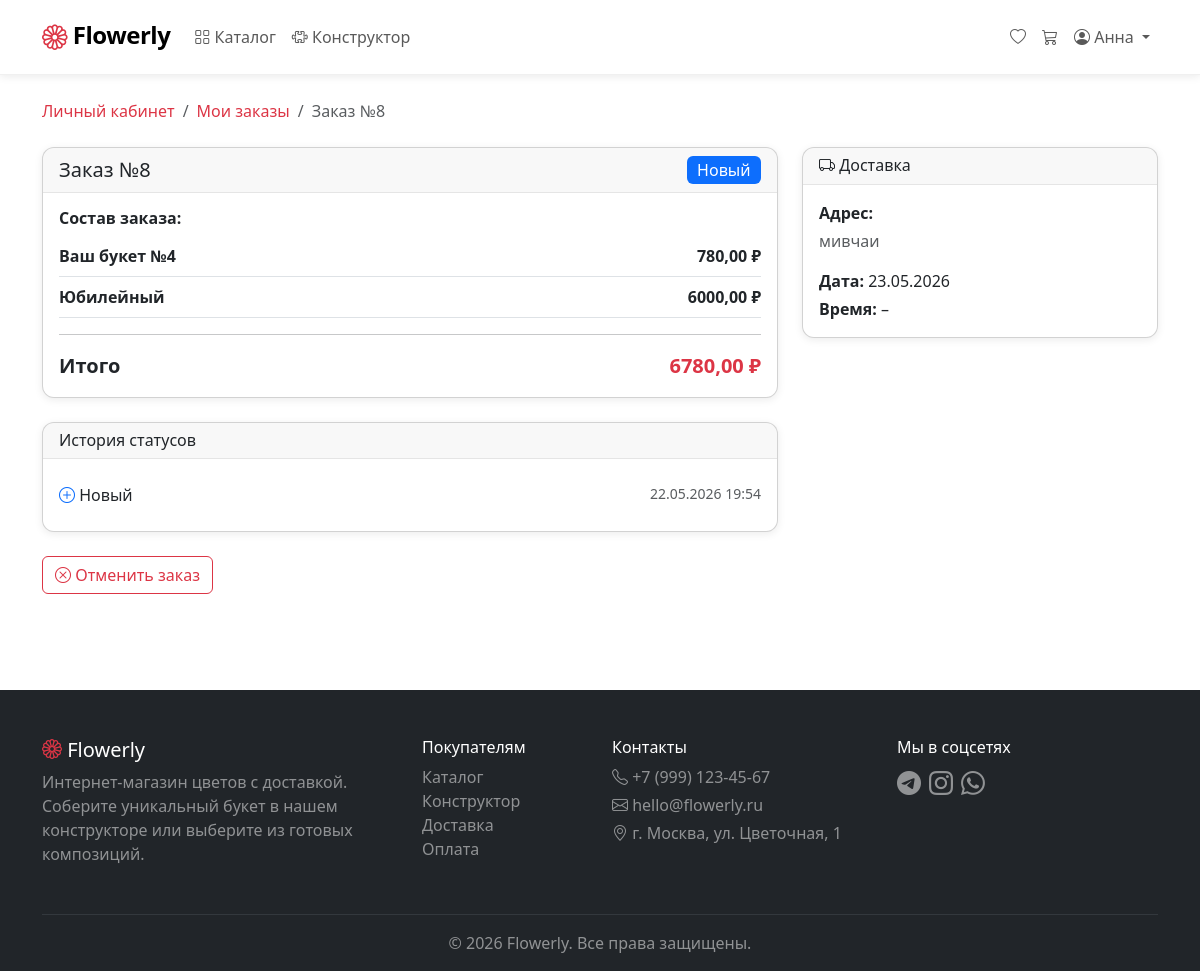
Page /profile/orders/8/ (signed in) on the committed database.
### FlowerlyApp/models.py (models this page shows, shortened)
class User(AbstractUser):
    username = None
    email = models.EmailField('Email', unique=True)
    phone = models.CharField('Телефон', max_length=20, blank=True)
    default_address = models.TextField('Адрес по умолчанию', blank=True)
    avatar = models.ImageField('Аватар', upload_to='avatars/', blank=True)
    is_florist = models.BooleanField('Флорист', default=False)
    created_at = models.DateTimeField('Дата регистрации', auto_now_add=True)
    USERNAME_FIELD = 'email'
    REQUIRED_FIELDS = ['first_name', 'last_name']
    objects = UserManager()
    class Meta:
        verbose_name = 'Пользователь'
        verbose_name_plural = 'Пользователи'

class Order(models.Model):
    STATUS_CHOICES = [
        ('new', 'Новый'),
        ('confirmed', 'Принят'),
        ('assembling', 'Собирается'),
        ('ready', 'Готов'),
        ('in_delivery', 'В доставке'),
        ('delivered', 'Доставлен'),
        ('cancelled', 'Отменён'),
    ]
    ALLOWED_TRANSITIONS = {
        'new': ['confirmed', 'cancelled'],
        'confirmed': ['assembling', 'cancelled'],
        'assembling': ['ready'],
        'ready': ['in_delivery'],
        'in_delivery': ['delivered'],
    }
    user = models.ForeignKey(settings.AUTH_USER_MODEL, on_delete=models.CASCADE)
    status = models.CharField('Статус', max_length=20, choices=STATUS_CHOICES, default='new')
    address = models.TextField('Адрес доставки')
    delivery_date = models.DateField('Дата доставки')
    delivery_time_slot = models.CharField('Слот доставки', max_length=20, choices=[
    ('9-12', '09:00 – 12:00'),
    ('12-15', '12:00 – 15:00'),
    ('15-18', '15:00 – 18:00'),
    ('18-21', '18:00 – 21:00'),
    ], default='9-12')
    comment = models.TextField('Комментарий', blank=True)
    promo_code = models.ForeignKey(PromoCode, on_delete=models.SET_NULL, null=True, blank=True)
    discount_amount = models.DecimalField('Скидка', max_digits=10, decimal_places=2, default=0)
    total_price = models.DecimalField('Итоговая сумма', max_digits=10, decimal_places=2)
    created_at = models.DateTimeField(auto_now_add=True)
    updated_at = models.DateTimeField(auto_now=True)
    class Meta:
        verbose_name = 'Заказ'
        verbose_name_plural = 'Заказы'
        ordering = ['-created_at']
    def can_be_cancelled(self):
        return self.status in ['new', 'confirmed']

class OrderItem(models.Model):
    order = models.ForeignKey(Order, on_delete=models.CASCADE, related_name='items')
    ready_bouquet = models.ForeignKey(ReadyBouquet, on_delete=models.SET_NULL, null=True, blank=True)
    custom_bouquet = models.ForeignKey(CustomBouquet, on_delete=models.SET_NULL, null=True, blank=True)
    quantity = models.PositiveIntegerField('Количество', default=1)
    price = models.DecimalField('Цена', max_digits=10, decimal_places=2)
    class Meta:
        verbose_name = 'Позиция заказа'
        verbose_name_plural = 'Позиции заказа'
    def get_name(self):
        if self.ready_bouquet:
            return self.ready_bouquet.name
        return f"Ваш букет №{self.custom_bouquet.id}"

class CustomBouquet(models.Model):
    user = models.ForeignKey(settings.AUTH_USER_MODEL, on_delete=models.CASCADE)
    total_price = models.DecimalField('Итоговая цена', max_digits=10, decimal_places=2)
    notes = models.TextField('Пожелания флористу', blank=True)
    created_at = models.DateTimeField(auto_now_add=True)
    class Meta:
        verbose_name = 'Собранный букет'
        verbose_name_plural = 'Собранные букеты'

class ReadyBouquet(models.Model):
    name = models.CharField('Название', max_length=200)
    slug = models.SlugField(unique=True)
    description = models.TextField('Описание')
    price = models.DecimalField('Цена', max_digits=10, decimal_places=2)
    image = models.ImageField('Главное фото', upload_to='bouquets/')
    available = models.BooleanField('В наличии', default=True)
    is_hit = models.BooleanField('Хит продаж', default=False)
    occasion = models.ForeignKey(Occasion, on_delete=models.SET_NULL, null=True, blank=True)
    color_palette = models.ForeignKey(ColorPalette, on_delete=models.SET_NULL, null=True, blank=True)
    created_at = models.DateTimeField(auto_now_add=True)
    class Meta:
        verbose_name = 'Готовый букет'
        verbose_name_plural = 'Готовые букеты'

class OrderStatusHistory(models.Model):
    order = models.ForeignKey(Order, on_delete=models.CASCADE, related_name='status_history')
    status = models.CharField('Статус', max_length=20, choices=Order.STATUS_CHOICES)
    changed_by = models.ForeignKey(settings.AUTH_USER_MODEL, on_delete=models.SET_NULL, null=True)
    changed_at = models.DateTimeField(auto_now_add=True)
    class Meta:
        verbose_name = 'История статуса'
        verbose_name_plural = 'История статусов'
        ordering = ['changed_at']

### FlowerlyApp/views.py (the view)
# urls.py: path('profile/orders/<int:order_id>/', views.order_detail, name='order_detail'),
@login_required
def order_detail(request, order_id):
    order = get_object_or_404(Order, id=order_id, user=request.user)
    items = order.items.all()
    status_history = order.status_history.all()
    context = {
        'order': order,
        'items': items,
        'status_history': status_history,
    }
    return render(request, 'profile/order_detail.html', context)

### FlowerlyApp/templates/profile/order_detail.html (shortened to what this page needs)
{% extends 'base.html' %}
{% block content %}
<div class="container">
    <nav aria-label="breadcrumb" class="mb-4">
        <ol class="breadcrumb">
            <li class="breadcrumb-item"><a href="{% url 'flowerly:profile' %}">Личный кабинет</a></li>
            <li class="breadcrumb-item"><a href="{% url 'flowerly:order_history' %}">Мои заказы</a></li>
            <li class="breadcrumb-item active">Заказ №{{ order.id }}</li>
        </ol>
    </nav>
    <div class="row">
        <div class="col-md-8">
            <div class="card shadow-sm mb-4">
                <div class="card-header d-flex justify-content-between align-items-center">
                    <h5 class="mb-0">Заказ №{{ order.id }}</h5>
                    <span class="badge fs-6
                        {% if order.status == 'new' %}bg-primary
                        {% elif order.status == 'confirmed' %}bg-info text-dark
                        {% elif order.status == 'assembling' %}bg-warning text-dark
                        {% elif order.status == 'ready' %}bg-secondary
                        {% elif order.status == 'in_delivery' %}bg-info
                        {% elif order.status == 'delivered' %}bg-success
                        {% elif order.status == 'cancelled' %}bg-danger
                        {% endif %}">
                        {{ order.get_status_display }}
                    </span>
                </div>
                <div class="card-body">
                    <h6 class="fw-bold mb-3">Состав заказа:</h6>
                    {% for item in items %}
                    <div class="d-flex justify-content-between align-items-start mb-2 pb-2 border-bottom">
                        <div>
                            <strong>{{ item.get_name }}</strong>
                        </div>
                        <div>
                            <span class="fw-bold">{{ item.price }} ₽</span>
                        </div>
                    </div>
                    {% endfor %}
                    <hr>
                    <div class="d-flex justify-content-between fw-bold fs-5">
                        <span>Итого</span>
                        <span class="text-danger">{{ order.total_price }} ₽</span>
                    </div>
                </div>
            </div>
            <div class="card shadow-sm mb-4">
                <div class="card-header">
                    <h6 class="mb-0">История статусов</h6>
                </div>
                <div class="card-body">
                    <ul class="list-group list-group-flush">
                        {% for history in status_history %}
                        <li class="list-group-item d-flex justify-content-between px-0">
                            <span>
                                {% if history.status == 'new' %}<i class="bi bi-plus-circle text-primary"></i>
                                {% elif history.status == 'confirmed' %}<i class="bi bi-check-circle text-info"></i>
                                {% elif history.status == 'assembling' %}<i class="bi bi-gear text-warning"></i>
                                {% elif history.status == 'ready' %}<i class="bi bi-box-seam text-secondary"></i>
                                {% elif history.status == 'in_delivery' %}<i class="bi bi-truck text-info"></i>
                                {% elif history.status == 'delivered' %}<i class="bi bi-check-circle-fill text-success"></i>
                                {% elif history.status == 'cancelled' %}<i class="bi bi-x-circle text-danger"></i>
                                {% endif %}
                                {{ history.get_status_display }}
                            </span>
                            <small class="text-muted">{{ history.changed_at|date:"d.m.Y H:i" }}</small>
                        </li>
                        {% endfor %}
                    </ul>
                </div>
            </div>
            {% if order.can_be_cancelled %}
            <form method="post" action="{% url 'flowerly:cancel_order' order.id %}" class="mb-4">
                <button type="submit" class="btn btn-outline-danger"
                        onclick="return confirm('Вы уверены, что хотите отменить заказ №{{ order.id }}?')">
                    <i class="bi bi-x-circle"></i> Отменить заказ
                </button>
            </form>
            {% endif %}
        </div>
        <div class="col-md-4">
            <div class="card shadow-sm mb-3">
                <div class="card-header">
                    <h6 class="mb-0"><i class="bi bi-truck"></i> Доставка</h6>
                </div>
                <div class="card-body">
                    <p class="mb-1"><strong>Адрес:</strong></p>
                    <p class="text-muted">{{ order.address }}</p>
                    <p class="mb-1"><strong>Дата:</strong> {{ order.delivery_date|date:"d.m.Y" }}</p>
                    <p class="mb-0"><strong>Время:</strong> {{ order.delivery_time_from }} – {{ order.delivery_time_to }}</p>
                </div>
            </div>
        </div>
    </div>
</div>
{% endblock %}

### FlowerlyApp/templates/base.html (shortened to what this page needs)
<!DOCTYPE html>
<html lang="ru">
<head>
    <link href="https://cdn.jsdelivr.net/npm/bootstrap@5.3.0/dist/css/bootstrap.min.css" rel="stylesheet">
    <link href="https://cdn.jsdelivr.net/npm/bootstrap-icons@1.11.0/font/bootstrap-icons.css" rel="stylesheet">
    {% load static %}
    <link href="{% static 'css/style.css' %}" rel="stylesheet">
</head>
<body>
    <nav class="navbar navbar-expand-lg navbar-light bg-white shadow-sm sticky-top">
        <div class="container">
            <a class="navbar-brand" href="{% url 'flowerly:home' %}">
                <i class="bi bi-flower1 text-danger"></i>
                <span class="fw-bold">Flowerly</span>
            </a>
            <div class="collapse navbar-collapse" id="navbarMain">
                <ul class="navbar-nav me-auto mb-2 mb-lg-0">
                    <li class="nav-item">
                        <a class="nav-link {% if request.resolver_match.url_name == 'catalog' %}active{% endif %}"
                           href="{% url 'flowerly:catalog' %}">
                            <i class="bi bi-grid"></i> Каталог
                        </a>
                    </li>
                    <li class="nav-item">
                        <a class="nav-link {% if request.resolver_match.url_name == 'constructor' %}active{% endif %}"
                           href="{% url 'flowerly:constructor' %}">
                            <i class="bi bi-puzzle"></i> Конструктор
                        </a>
                    </li>
                </ul>
                <ul class="navbar-nav ms-auto mb-2 mb-lg-0">
                    {% if user.is_authenticated %}
                        <li class="nav-item">
                            <a class="nav-link" href="{% url 'flowerly:favorites' %}">
                                <i class="bi bi-heart"></i>
                            </a>
                        </li>
                        <li class="nav-item">
                            <a class="nav-link position-relative" href="{% url 'flowerly:cart_detail' %}">
                                <i class="bi bi-cart3"></i>
                            </a>
                        </li>
                        <li class="nav-item dropdown">
                            <a class="nav-link dropdown-toggle" href="#" id="userDropdown" role="button"
                               data-bs-toggle="dropdown">
                                <i class="bi bi-person-circle"></i> {{ user.first_name }}
                            </a>
                        </li>
                    {% endif %}
                </ul>
            </div>
        </div>
    </nav>
    <main class="py-4">
        {% block content %}{% endblock %}
    </main>
<footer class="bg-dark text-white pt-5 pb-3 mt-5">
    <div class="container">
        <div class="row">
            <div class="col-md-4 mb-3">
                <h5><i class="bi bi-flower1 text-danger"></i> Flowerly</h5>
                <p class="text-white-50">Интернет-магазин цветов с доставкой. Соберите уникальный букет в нашем конструкторе или выберите из готовых композиций.</p>
            </div>
            <div class="col-md-2 mb-3">
                <h6>Покупателям</h6>
                <ul class="list-unstyled">
                    <li><a href="{% url 'flowerly:catalog' %}" class="text-white-50 text-decoration-none">Каталог</a></li>
                    <li><a href="{% url 'flowerly:constructor' %}" class="text-white-50 text-decoration-none">Конструктор</a></li>
                    <li><a href="#" class="text-white-50 text-decoration-none">Доставка</a></li>
                    <li><a href="#" class="text-white-50 text-decoration-none">Оплата</a></li>
                </ul>
            </div>
            <div class="col-md-3 mb-3">
                <h6>Контакты</h6>
                <p class="text-white-50 mb-1"><i class="bi bi-telephone"></i> +7 (999) 123-45-67</p>
                <p class="text-white-50 mb-1"><i class="bi bi-envelope"></i> hello@flowerly.ru</p>
                <p class="text-white-50"><i class="bi bi-geo-alt"></i> г. Москва, ул. Цветочная, 1</p>
            </div>
            <div class="col-md-3 mb-3">
                <h6>Мы в соцсетях</h6>
                <div class="d-flex gap-2">
                    <a href="#" class="text-white-50 fs-4"><i class="bi bi-telegram"></i></a>
                    <a href="#" class="text-white-50 fs-4"><i class="bi bi-instagram"></i></a>
                    <a href="#" class="text-white-50 fs-4"><i class="bi bi-whatsapp"></i></a>
                </div>
            </div>
        </div>
        <hr class="border-secondary">
        <p class="text-center text-white-50 mb-0">© 2026 Flowerly. Все права защищены.</p>
    </div>
</footer>
</body>
</html>

### rows in the picture
User: first_name "Анна"
Order: id "8", status "Новый", total_price "6780,00", address "мивчаи", delivery_date "23.05.2026"
OrderItem: get_name "Ваш букет №4", price "780,00"
OrderItem: get_name "Юбилейный", price "6000,00"
OrderStatusHistory: status "Новый", changed_at "22.05.2026 19:54"
